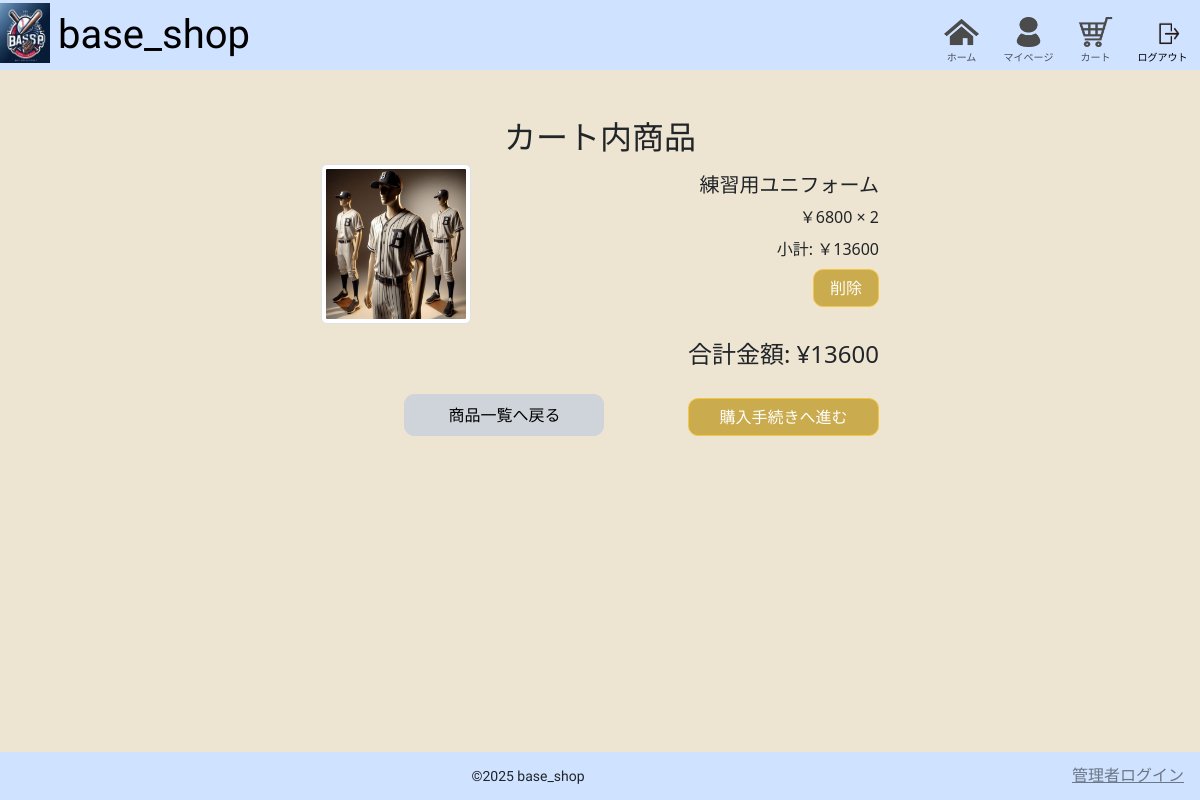
Screenshot of /orders/cart/ (signed in) with the database file from the repository.
### products/models.py (models this page shows, shortened)
class Product(models.Model):
  name = models.CharField("商品名", max_length=100)
  category = models.CharField("カテゴリ", max_length=50)
  manufacturer = models.CharField("メーカー" ,max_length=50)
  color = models.CharField("色(カラー)" ,max_length=30)
  position = models.CharField("ポジション(グローブのみ)" ,max_length=30)
  description = models.TextField("説明")
  image = models.ImageField("画像" ,upload_to='product_images')
  price = models.PositiveBigIntegerField("金額")
  slug = models.SlugField("スラッグ" ,unique=True, blank=True)
  class Meta:
    verbose_name = '商品'
    verbose_name_plural = '商品一覧'

### orders/views.py (the view)
# urls.py: path('cart/', views.view_cart, name='view_cart'),
@login_required
def view_cart(request):
  cart, _ = Cart.objects.get_or_create(user=request.user)
  cart_items = cart.items.all()
  items_with_subtotals = []
  total_price = 0
  for item in cart_items:
        subtotal = item.product.price * item.quantity
        total_price += subtotal
        items_with_subtotals.append({
            'id': item.id,
            'product': item.product,
            'quantity': item.quantity,
            'subtotal': subtotal
        })
  referer = request.META.get('HTTP_REFERER', '/')
  return render(request, 'orders/cart_item.html', {
    'cart_items': items_with_subtotals,
    'total_price': total_price,
    'back_url': referer
    })

### templates/orders/cart_item.html (shortened to what this page needs)
{% extends 'base.html' %}
{% load static %}
{% block content %}
<div class="container mt-5">
  <h2 class="text-center">カート内商品</h2>
  {% if cart_items %}
  {% for item in cart_items %}
  <div class="list-group-item d-flex align-items-center justify-content-between w-50 mx-auto mt-2">
      <img src="{{ item.product.image.url }}" alt="{{ item.product.name }}" class="img-thumbnail me-3 thumb_img_size" >
    <div class="d-flex flex-column align-items-end">
      <h5 class="mb-2">{{ item.product.name }}</h5>
      <p class="mb-2">￥{{ item.product.price }} × {{ item.quantity }}</p>
      <p class="mb-2">小計: ￥{{ item.subtotal }}</p>
      <a href="{% url 'orders:remove_from_cart' item.id %}" class="mb-2 button">削除</a>
    </div>
  </div>
  {% endfor %}
  <div class="my-3 w-50 mx-auto d-flex align-items-end justify-content-between ">
    <a href="{% url 'products:product_list' %}" class="button mb-0 cart_btn btn_back">商品一覧へ戻る</a>
    <div class="d-flex flex-column justify-content-between cart_wrapper">
      <h4 class="mb-2">合計金額: ¥{{total_price}}</h4>
      <a href="{% url 'orders:confirm' %}" class="button">購入手続きへ進む</a>
    </div>
  </div>
  {% else %}
  <p class="text-center">商品はありません</p>
  <a href="{% url 'products:product_list' %}" class="button cart_btn btn_back">商品一覧へ戻る</a>
  {% endif %}
</div>
{% endblock %}

### base_shop/static/css/style.css (style rules this page uses)
body { height: 100vh; display: flex; flex-direction: column; background: #ede5d1; }
.button { background: #caab4d; border: 1px solid #f4c742; color: #fefefe; transition: 0.7s; border-radius: 10px; padding: 6px 16px; text-decoration: none; text-align: center; }
.cart_wrapper { height: 96px; }
.cart_btn, .user_edit_btn, .home_btn { padding: 8px 32px; display: block; margin-left: auto; margin-right: auto; width: 200px; }
.btn_back { background-color: #ced4da; border: 1px solid #ced4da; color: #000; }
.thumb_img_size { height:160px; width:150px; }

### rows the page displays
Product: product.image (picture), product.name "練習用ユニフォーム", product.price "6800", quantity "2", subtotal "13600"

### other values shown
{{ total_price }} "13600"
